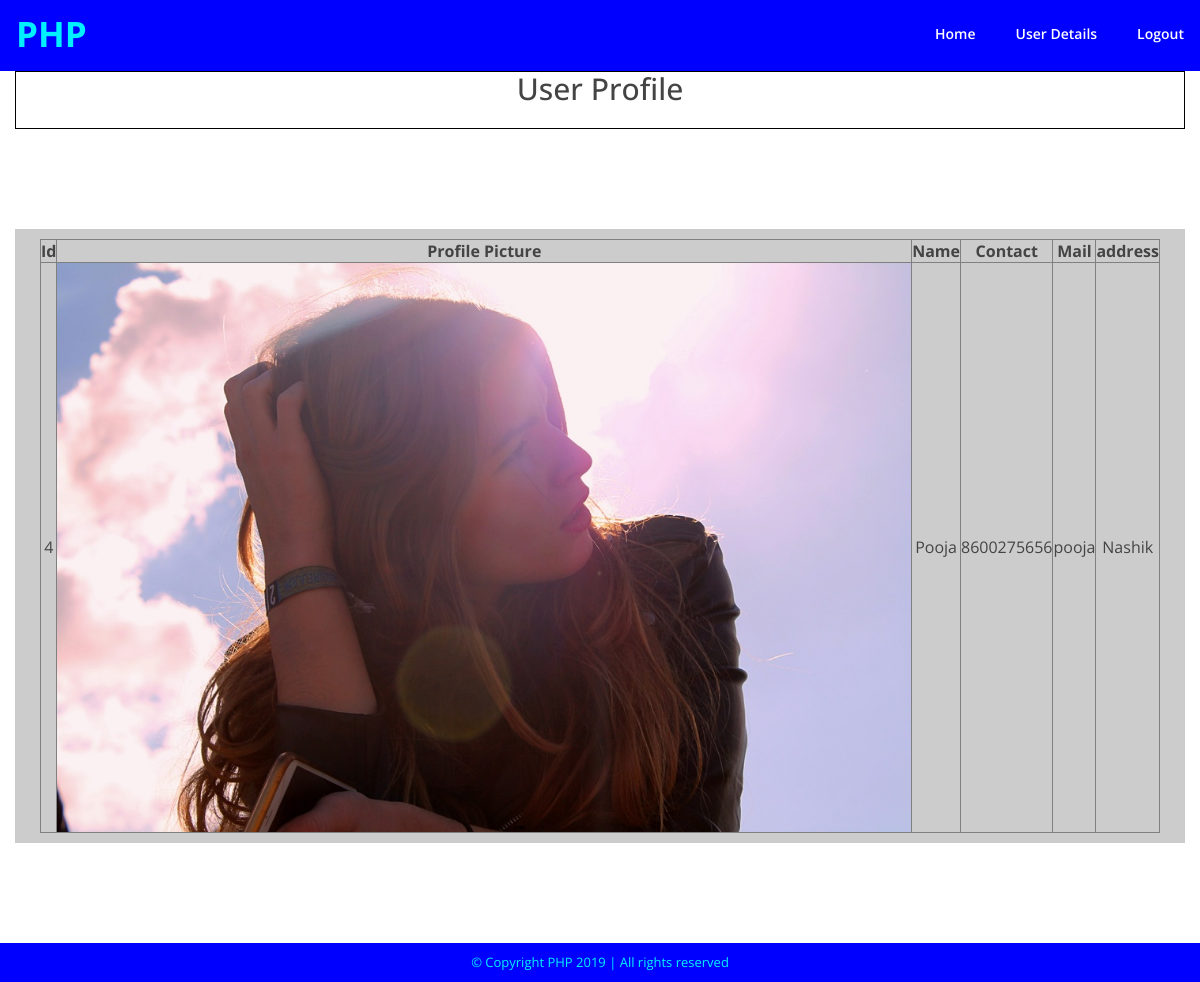
Screenshot of /temp/assignment7/viewProfile.php?id=4 (signed in) with the database file from the repository.
### tables this page shows
CREATE TABLE `profile` (
  `id` int(11) NOT NULL,
  `name` varchar(20) NOT NULL,
  `contact` varchar(255) NOT NULL,
  `mail` varchar(30) NOT NULL,
  `password` varchar(255) NOT NULL,
  `address` varchar(30) NOT NULL,
  `imageName` varchar(20) NOT NULL
);

### temp/assignment7/viewProfile.php (the view, shortened to what this page needs)
<?php
	$usr = "root";
	$pwd = "";
	$db = "assignment7";
	$host = "localhost";
	$cid = mysqli_connect($host,$usr,$pwd,$db);
?>
<html>
	<body>
		<div class="container clearfix">
			<div class="resultBox assignments">
			<?php if(@$_SESSION["logged_in"] == 1){?>
				<div class="boxInner1 border">
					<h2 class="text-center"><span>User Profile</span></h2><br>
				</div>
				<div class="row grey p10 m100">
					<div class="col-lg-12">
						<?php
							if ( isset($_GET['id']))
								{
									$getId = $_GET['id'];
									$checkData = " SELECT *FROM profile WHERE id =  $getId";
									$checkResult = mysqli_query($cid,"$checkData");
									if (!$checkResult) {
										echo("ERROR: " . mysqli_error() . "\n$checkData\n");
									}else
									{
										$table = '<table cellspacing = "0" cellpadding = "5" border = "1" width="100%"><tr><th>Id</th><th>Profile Picture</th><th>Name</th><th>Contact</th><th>Mail</th><th>address</th></tr>';
										while ($row = mysqli_fetch_assoc($checkResult)) {
											$linksId = $row['id'];
											$nameLink = $row['name'];
											$contactLink = $row['contact'];
											$mailLink = $row['mail'];
											$addressLink = $row['address'];
											$table .= '<tr><td>'.$linksId.'</td>';
											$table .= "<td>	<img class='profilepic' src='profilePictures/$linksId.jpg'></td>";
											$table .= '<td>'.$nameLink.'</td>';
											$table .= '<td>'.$contactLink.'</td>';
											$table .= '<td>'.$mailLink.'</td>';
											$table .= '<td>'.$addressLink.'</td></tr>';
										}
										$table .= '</table>';
										echo $table;
									}
								}
						?>
					</div>
				</div>
				<?php }else{ ?>
				<div class="boxInner1 border">
					<h2 class="text-center"><span>Please login</span></h2><br>
				</div>
				<?php } ?>
			</div>
		</div>
	</body>
</html>

### temp/assignment7/assets/css/master.css (style rules this page uses)
* { -webkit-text-size-adjust: 100%; -ms-text-size-adjust: 100%; box-sizing: border-box; }
*:after, *:before { box-sizing: border-box; }
html, body, div, span, applet, object, iframe, h1, h2, h3, h4, h5, h6, blockquote, pre, a, abbr, acronym, address, big, cite, code, del, dfn, em, img, ins, kbd, q, s, samp, small, strike, strong, sub, sup, var, b, u, i, center, dl, dt, dd, fieldset, form, label, legend, table, caption, tbody, tfoot, thead, tr, th, td, article, aside, canvas, details, embed, figure, figcaption, footer, header, nav, output, ruby, section, summary, time, mark, audio, video { margin: 0; padding: 0; }
body { font-family: 'Open Sans', sans-serif; color: #444; -webkit-font-smoothing: antialiased; font-size: 16px; }
html, body { height: 100%; }
img { max-width: 100%; height: auto; border: 0; }
.clearfix:before, .clearfix:after { content: ''; display: table; }
.clearfix:after { clear: both; }
.container { max-width: 1170px; width: 100%; margin: 0 auto; padding: 0; }
th { text-align: center; }
tr { text-align: center; }
.m100 { margin: 100px 0; }
.p10 { padding: 10px; }
.grey { background: #ccc; }
.border { border: 1px solid #000; }

### rows the page displays
profile: id "4", name "Pooja", contact "8600275656", mail "pooja", address "Nashik"
